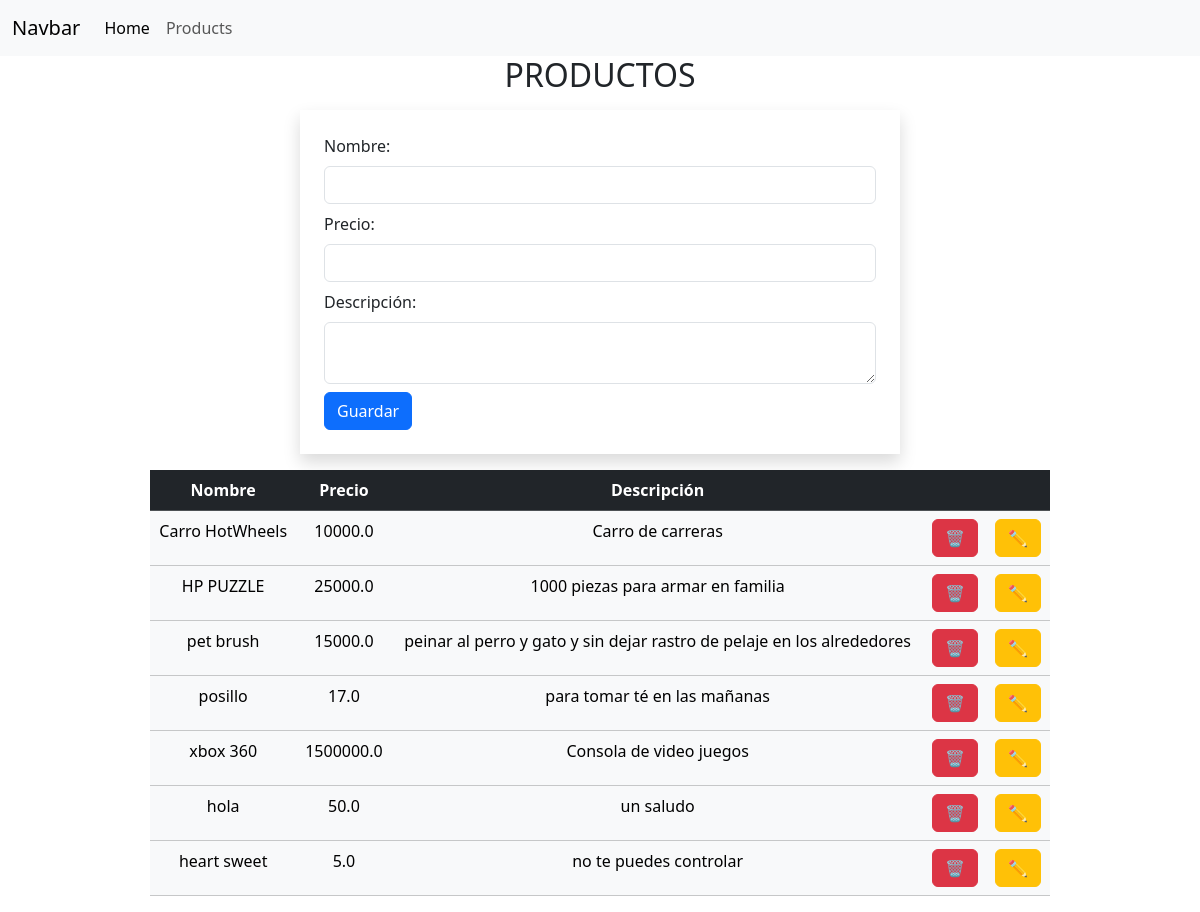
/productos, run on an earlier commit of the app's database.
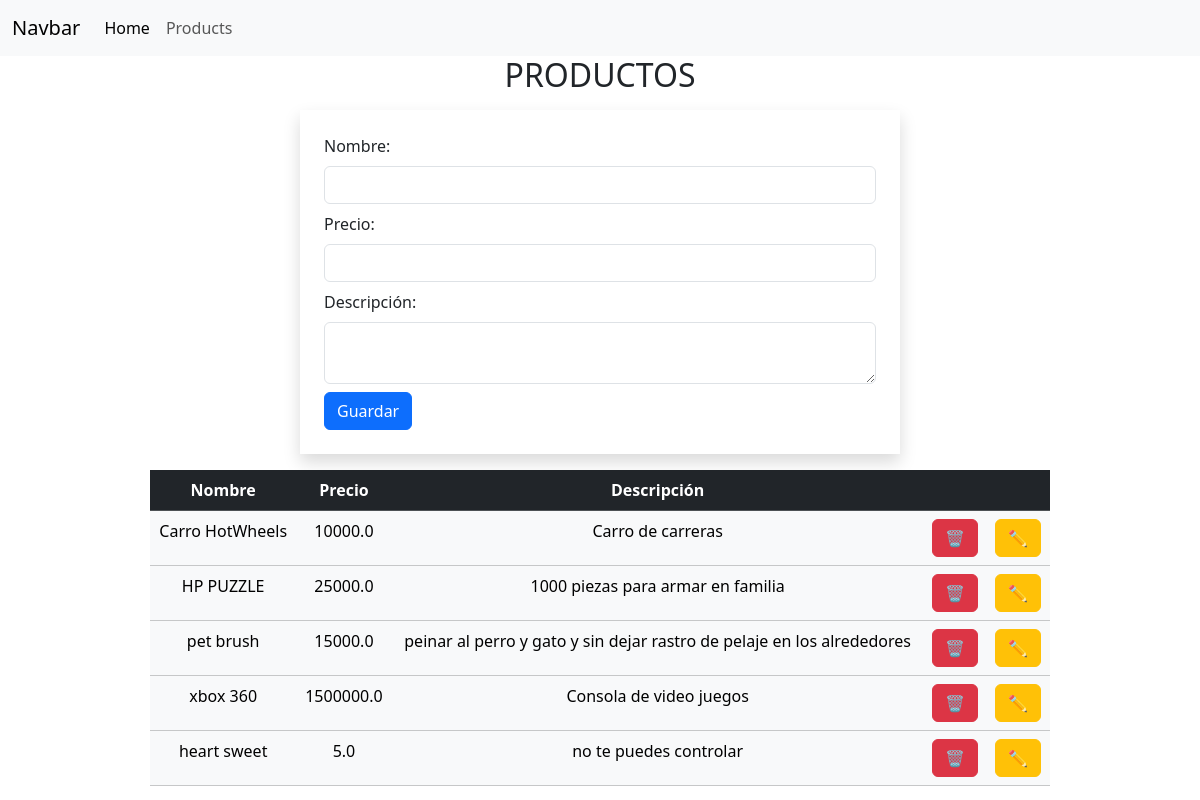
And on a later commit of the database.
### tienda/models.py (models this page shows)
class Productos(models.Model):
    nombre= models.CharField(max_length=30)
    precio=models.FloatField()
    description=models.CharField(max_length=200)

### tienda/views.py (the view)
# urls.py: path('productos', views.consulproducts, name="consultar"),
def consulproducts(request):
    productos= Productos.objects.all()
    return render(request, "productos.html", {
        'productos': productos
    })

### tienda/templates/productos.html (shortened to what this page needs)
{%  extends 'plantilla.html'%}
{% block content %}
    <h2 class="text-center">PRODUCTOS</h2>
    <form class="w-50 shadow mx-auto p-4 m-3" method="post" action="productos/guardar">
        Nombre: <input type="text" name="nombre" class="form-control my-2" required/>
        Precio: <input type="number" step="any" name="precio" class="form-control my-2" required />
        Descripción:
        <textarea class="form-control my-2" name="description">
        </textarea>
        <input type="submit" value="Guardar" class="btn btn-primary"/>
    </form>
    <table class="table table-light w-75 mx-auto text-center">
        <tr class= "table-dark">
            <th>Nombre</th>
            <th>Precio</th>
            <th>Descripción</th>
            <th colspan="2"></th>
        </tr>
        {% for producto in productos%}
            <tr>
                  <td>{{producto.nombre}}</td>
                  <td>{{producto.precio}}</td>
                  <td>{{producto.description}}</td>
                  <td>
                        <form action="{% url 'eliminar' producto.id %}" method="post">
                            <button class= "btn btn-danger" onclick="return confirm('Deseas eliminar este producto?')">
                                🗑
                            </button>
                        </form>
                  </td>
                  <td>
                    <form action="{% url 'detalle' producto.id %}" method="post">
                        <button class= "btn btn-warning">
                            ✏️
                        </button>
                    </form>
              </td>
            </tr>
    {% endfor %}
    </table>
{%endblock%}

### tienda/templates/plantilla.html (shortened to what this page needs)
<!DOCTYPE html>
<html lang="en">
<head>
    <link rel="stylesheet" href="https://cdn.jsdelivr.net/npm/bootstrap@5.3.2/dist/css/bootstrap.min.css">
    <link rel="stylesheet" href="https://cdn.jsdelivr.net/npm/bootstrap@5.3.2/dist/js/bootstrap.min.js">
    <link rel="stylesheet" href="<link rel="stylesheet" href="https://cdnjs.cloudflare.com/ajax/libs/font-awesome/6.5.1/css/all.min.css" />
</head>
<body>
    <nav class="navbar navbar-expand-lg bg-body-tertiary">
        <div class="container-fluid">
          <a class="navbar-brand" href="#">Navbar</a>
          <div class="collapse navbar-collapse" id="navbarNav">
            <ul class="navbar-nav">
              <li class="nav-item">
                <a class="nav-link active" aria-current="page" href="{% url 'inicio' %}">Home</a>
              </li>
              <li class="nav-item">
                <a class="nav-link" href="{% url 'consultar' %}">Products</a>
              </li>
            </ul>
          </div>
        </div>
      </nav>
      {% block content %}
      {%endblock%}
</body>
</html>

What changed in the data, as far as the page shows it:
removed Productos: nombre "posillo", precio "17.0", description "para tomar té en las mañanas"
removed Productos: nombre "hola", precio "50.0", description "un saludo"
